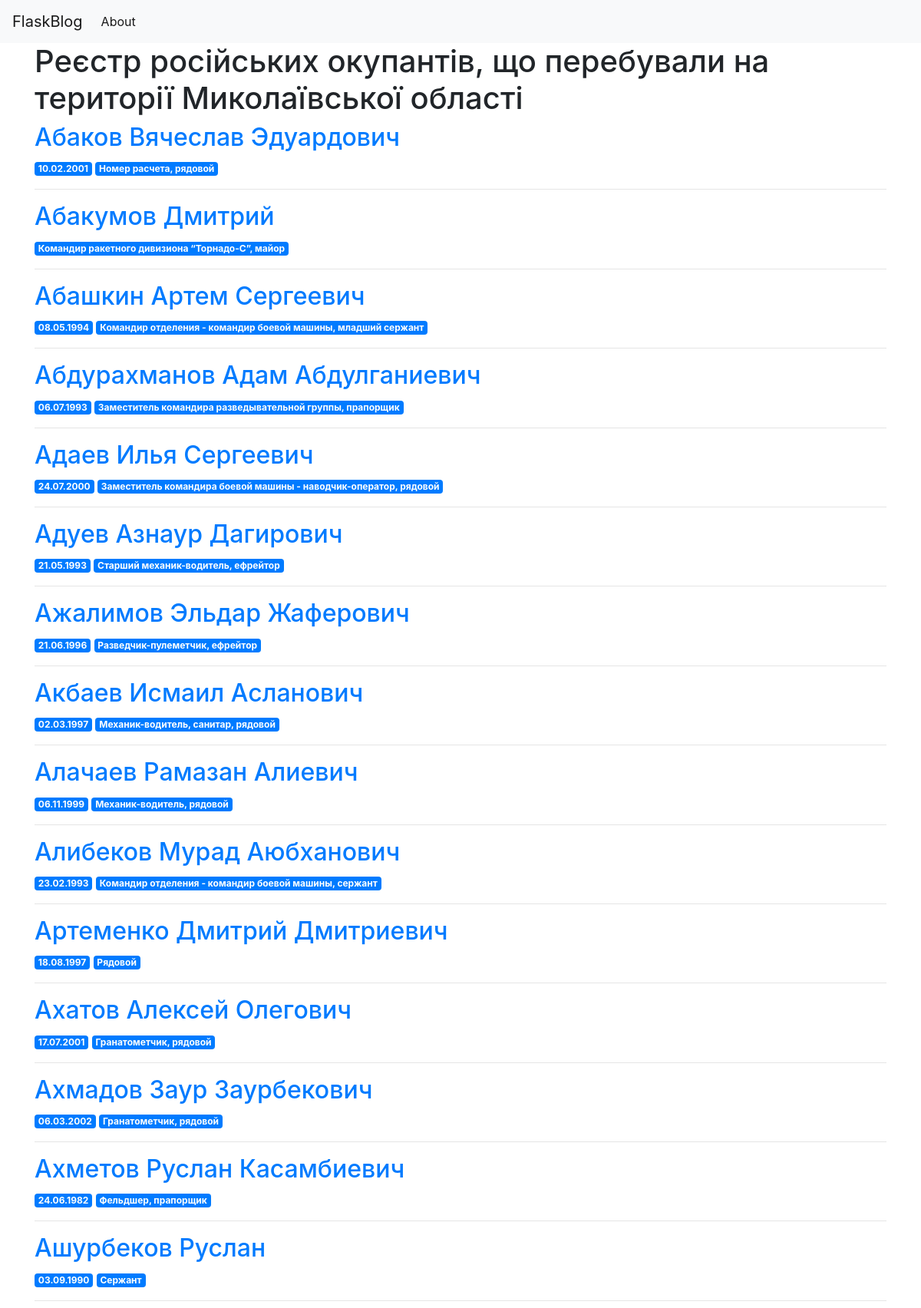
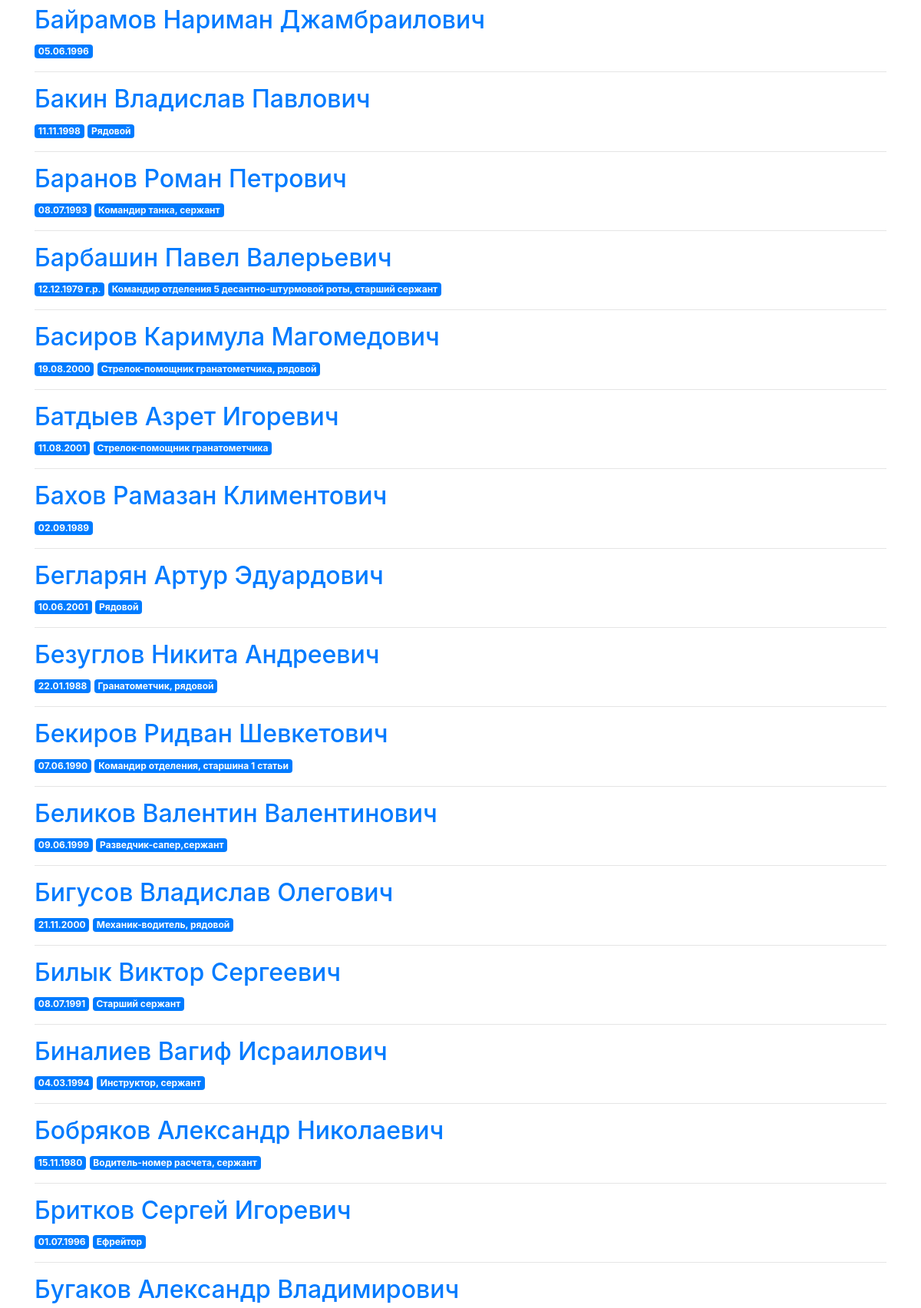
The page / (upper part) on the database its author committed (2 pictures, top to bottom).
### tables this page shows
CREATE TABLE posts (
        id INTEGER PRIMARY KEY AUTOINCREMENT,
        created TIMESTAMP NOT NULL DEFAULT CURRENT_TIMESTAMP,
        FIO TEXT,
        DOB TEXT,
        Position TEXT,
        Unit TEXT,
        Passport TEXT,
        Passport_Issue_Date TEXT,
        Issued_By TEXT,
        Taxpayer_Number TEXT,
        Social_Security_Number TEXT,
        Address TEXT,
        Phone_Number TEXT,
        Social_Media TEXT,
        Email TEXT,
        Status TEXT,
        Verified TEXT,
        Source TEXT,
        Image_File TEXT
    );

### app.py (the view)
@app.route('/')
def index():
    conn = get_db_connection()
    posts = conn.execute('SELECT * FROM posts').fetchall()
    conn.close()
    print(f"Template folder: {app.template_folder}")
    logging.debug(f"Static folder: {app.static_folder}")
    return render_template('index.html', posts=posts)

### app.py (called while the page is built)
def get_db_connection():
    conn = sqlite3.connect(db)
    conn.row_factory = sqlite3.Row
    return conn

### templates/index.html
{% extends 'base.html' %}
{% block content %}
    <h1>{% block title %} Реєстр російських окупантів, що перебували на території Миколаївської області {% endblock %}</h1>
    {% for post in posts %}
        <a href="{{ url_for('post', post_id=post['id'])}}">
            <h2>{{ post['FIO'] }}</h2>
        </a>
        <span class="badge badge-primary">{{ post['DOB'] }}</span>
        <span class="badge badge-primary">{{ post['Position'] }}</span>
        <hr>
    {% endfor %}
{% endblock %}

### rows shown on the page
posts: FIO "Абаков Вячеслав Эдуардович", DOB "10.02.2001", Position "Номер расчета, рядовой"
posts: FIO "Абакумов Дмитрий", Position "Командир ракетного дивизиона “Торнадо-С”, майор"
posts: FIO "Абашкин Артем Сергеевич", DOB "08.05.1994", Position "Командир отделения - командир боевой машины, младший сержант"
posts: FIO "Абдурахманов Адам Абдулганиевич", DOB "06.07.1993", Position "Заместитель командира разведывательной группы, прапорщик"
posts: FIO "Адаев Илья Сергеевич", DOB "24.07.2000", Position "Заместитель командира боевой машины - наводчик-оператор, рядовой"
posts: FIO "Адуев Азнаур Дагирович", DOB "21.05.1993", Position "Старший механик-водитель, ефрейтор"
posts: FIO "Ажалимов Эльдар Жаферович", DOB "21.06.1996", Position "Разведчик-пулеметчик, ефрейтор"
posts: FIO "Акбаев Исмаил Асланович", DOB "02.03.1997", Position "Механик-водитель, санитар, рядовой"
posts: FIO "Алачаев Рамазан Алиевич", DOB "06.11.1999", Position "Механик-водитель, рядовой"
posts: FIO "Алибеков Мурад Аюбханович", DOB "23.02.1993", Position "Командир отделения - командир боевой машины, сержант"
posts: FIO "Артеменко Дмитрий Дмитриевич", DOB "18.08.1997", Position "Рядовой"
posts: FIO "Ахатов Алексей Олегович", DOB "17.07.2001", Position "Гранатометчик, рядовой"
posts: FIO "Ахмадов Заур Заурбекович", DOB "06.03.2002", Position "Гранатометчик, рядовой"
posts: FIO "Ахметов Руслан Касамбиевич", DOB "24.06.1982", Position "Фельдшер, прапорщик"
posts: FIO "Ашурбеков Руслан", DOB "03.09.1990", Position "Сержант"
posts: FIO "Байрамов Нариман Джамбраилович", DOB "05.06.1996"
posts: FIO "Бакин Владислав Павлович", DOB "11.11.1998", Position "Рядовой"
posts: FIO "Баранов Роман Петрович", DOB "08.07.1993", Position "Командир танка, сержант"
posts: FIO "Барбашин Павел Валерьевич", DOB "12.12.1979 г.р.", Position "Командир отделения 5 десантно-штурмовой роты, старший сержант"
posts: FIO "Басиров Каримула Магомедович", DOB "19.08.2000", Position "Стрелок-помощник гранатометчика, рядовой"
posts: FIO "Батдыев Азрет Игоревич", DOB "11.08.2001", Position "Стрелок-помощник гранатометчика"
posts: FIO "Бахов Рамазан Климентович", DOB "02.09.1989"
posts: FIO "Бегларян Артур Эдуардович", DOB "10.06.2001", Position "Рядовой"
posts: FIO "Безуглов Никита Андреевич", DOB "22.01.1988", Position "Гранатометчик, рядовой"
posts: FIO "Бекиров Ридван Шевкетович", DOB "07.06.1990", Position "Командир отделения, старшина 1 статьи"
posts: FIO "Беликов Валентин Валентинович", DOB "09.06.1999", Position "Разведчик-сапер,сержант"
posts: FIO "Бигусов Владислав Олегович", DOB "21.11.2000", Position "Механик-водитель, рядовой"
posts: FIO "Билык Виктор Сергеевич", DOB "08.07.1991", Position "Старший сержант"
posts: FIO "Биналиев Вагиф Исраилович", DOB "04.03.1994", Position "Инструктор, сержант"
posts: FIO "Бобряков Александр Николаевич", DOB "15.11.1980", Position "Водитель-номер расчета, сержант"
posts: FIO "Бритков Сергей Игоревич", DOB "01.07.1996", Position "Ефрейтор"
posts: FIO "Бугаков Александр Владимирович"
